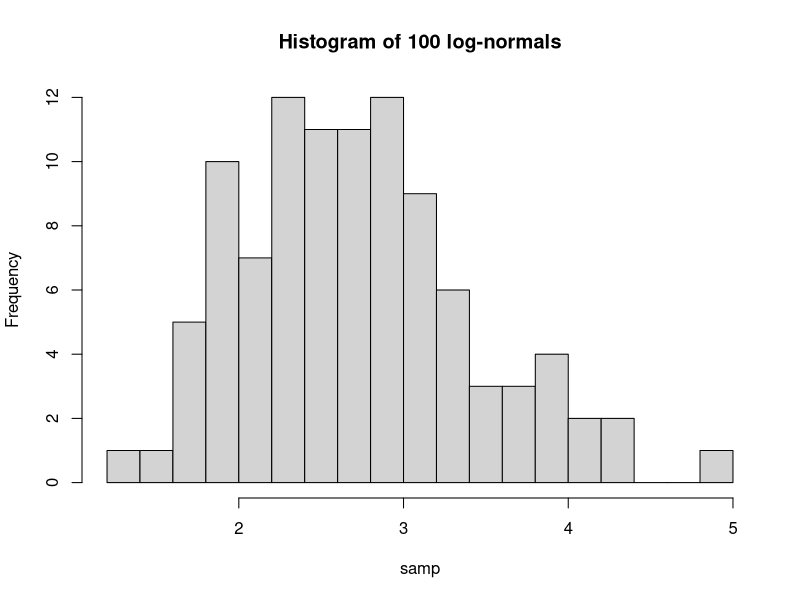
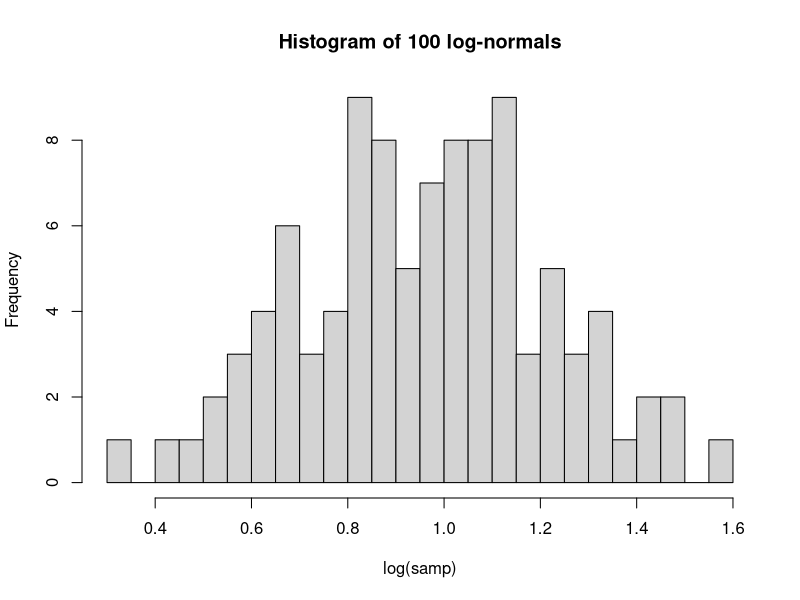

The R source for these figures, in order:
## ---- chunk 1
knitr::opts_chunk$set(echo = TRUE)
## ---- chunk 2
samp <- rlnorm(n = 100, meanlog = 1 , sdlog = 0.25)
## ---- chunk 3
hist(samp, breaks = 20, main = "Histogram of 100 log-normals")
## ---- chunk 4
hist(log(samp), breaks = 20, main = "Histogram of 100 log-normals")
